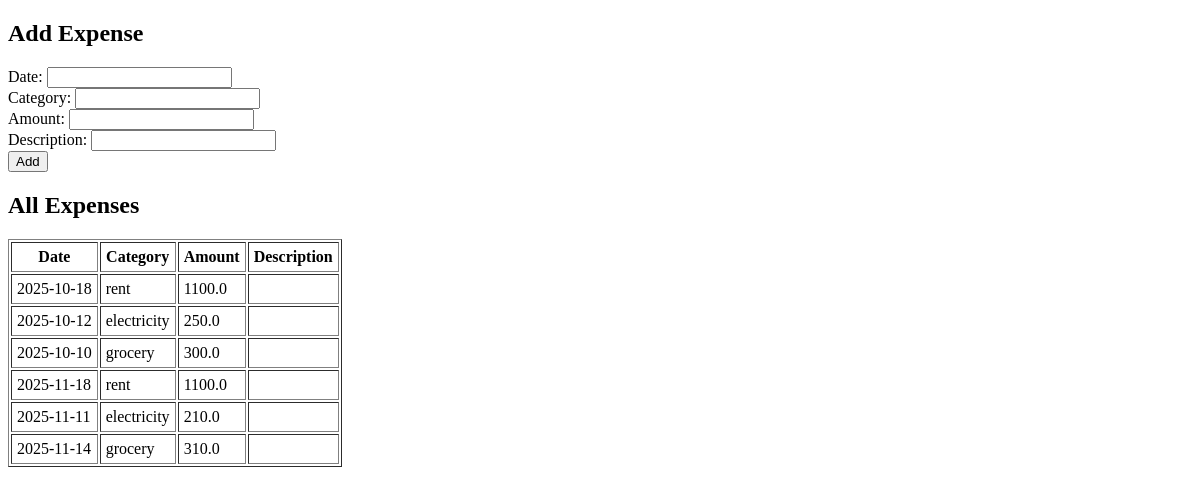
Before: / with the older database file.
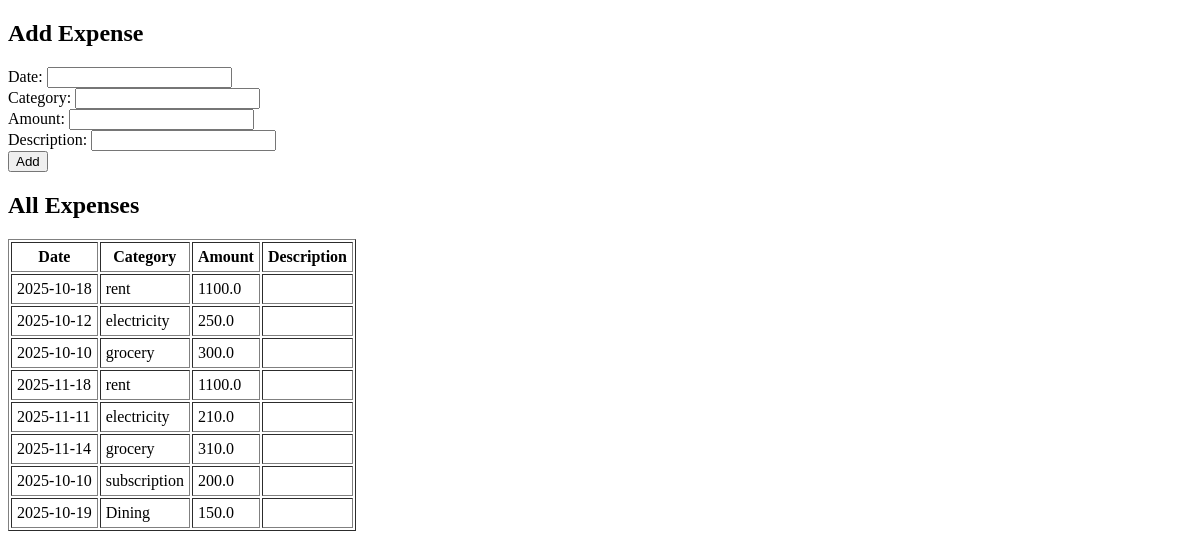
After: the same page with the newer database file.
### tables this page shows
CREATE TABLE expenses (
                id INTEGER PRIMARY KEY AUTOINCREMENT,
                date TEXT NOT NULL,
                category TEXT NOT NULL,
                amount REAL NOT NULL,
                description TEXT
                );

### app.py (the view, shortened to what this page needs)
@app.route('/', methods=['GET', 'POST'])
def index():
    expenses = get_all_expenses()
    return render_template('index.html', expenses=expenses)

### db_manager.py (called while the page is built)
def get_connection():
    return sqlite3.connect(DB_NAME)

def get_all_expenses():
    with get_connection() as conn:
        cursor = conn.cursor()
        cursor.execute("SELECT date, category, amount FROM expenses")
        return cursor.fetchall()

### templates/index.html (shortened to what this page needs)
<!DOCTYPE html>
<html lang="en">
<head>
</head>
<body>
    <h2>Add Expense</h2>
    <form method="POST">
        Date: <input type="text" name="date"><br>
        Category: <input type="text" name="category"><br>
        Amount: <input type="number" name="amount" step="0.01"><br>
        Description: <input type="text" name="description"><br>
        <button type="submit">Add</button>
    </form>
    <h2>All Expenses</h2>
    {% if expenses %}
        <table border="1" cellpadding="5">
            <tr>
                <th>Date</th>
                <th>Category</th>
                <th>Amount</th>
                <th>Description</th>
            </tr>
            {% for e in expenses %}
            <tr>
                <td>{{ e[0] }}</td>
                <td>{{ e[1] }}</td>
                <td>{{ e[2] }}</td>
                <td>{{ e[3] }}</td>
            </tr>
            {% endfor %}
        </table>
    {% else %}
        <p>No expenses recorded yet.</p>
    {% endif %}
</body>
</html>

Changed rows visible on the page:
added expenses: date "2025-10-10", category "subscription", amount "200.0"
added expenses: date "2025-10-19", category "Dining", amount "150.0"
